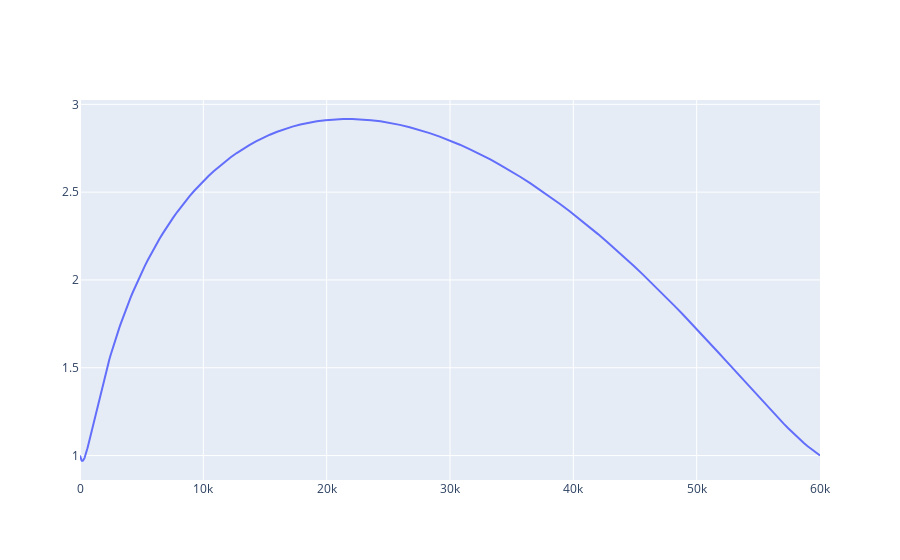

The notebook cell this image was saved under:
### Code cell
from naturalis.plotting import plot_primer_trajectory
from naturalis.mathematics.primer import PrimerVectorAnalyzer

primer_analyzer = PrimerVectorAnalyzer(
    mu=MU
)

primer_trajectory = primer_analyzer.analyze_trajectory(
    solution.trajectory
)

primer_figure = go.Figure()

plot_primer_trajectory(
    figure=primer_figure,
    trajectory=primer_trajectory
)

primer_figure.show()

### Figure 1 — Plotly figure (JSON) as saved in the notebook; plotly's stock layout.template omitted (floating-point values rounded to 4 significant figures; data arrays with more than 128 entries replaced by an {"elided": "..."} marker saying what was removed)
{"data": [{"customdata": {"elided": "1146 float values"}, "hovertemplate": "<b>Time</b>: %{x} s<br><b>Magnitude</b>: %{y}<br><b>Vector</b>: [%{customdata[1][0]:.3f}, %{customdata[1][1]:.3f}, %{customdata[1][2]:.3f}]<br><b>Derivative</b>: [%{customdata[2][0]:.3f}, %{customdata[2][1]:.3f}, %{customdata[2][2]:.3f}]<extra></extra>", "marker": {"size": 3}, "mode": "lines", "showlegend": false, "type": "scatter", "x": {"elided": "191 float values"}, "y": {"elided": "191 float values"}}], "layout": {}}
